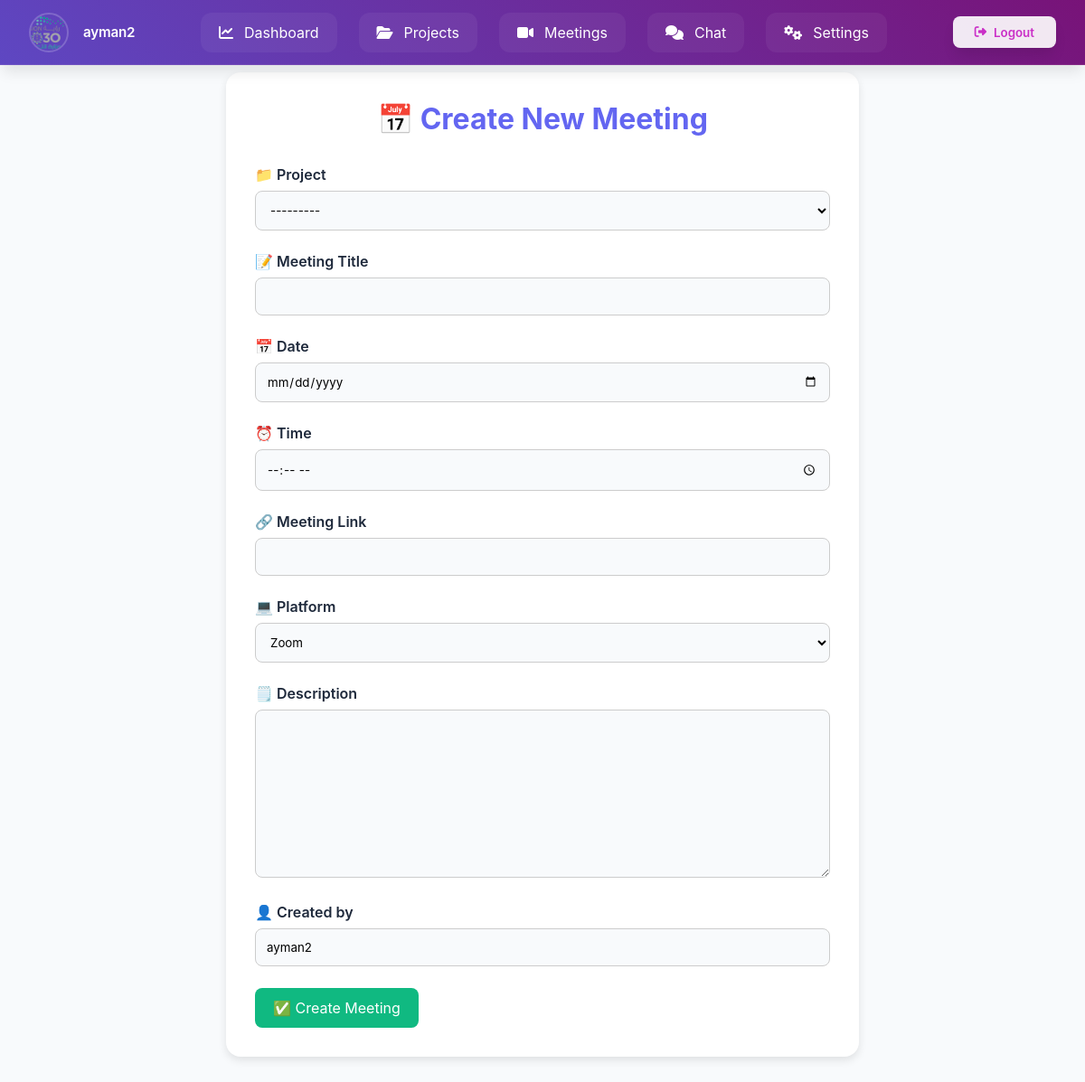
Page /meetings/create/ (signed in) on the committed database.
### users/models.py (models this page shows, shortened)
class CustomUser(AbstractUser):
    phone_regex = RegexValidator(
        regex=r'^05\d{8}$',
        message="رقم الجوال يجب أن يبدأ بـ 05 ويحتوي على 10 أرقام فقط."
    )
    phone_number = models.CharField(
        max_length=10,
        unique=True,
        validators=[phone_regex],
        help_text="رقم الجوال يجب أن يبدأ بـ 05 ويكون مكونًا من 10 أرقام."
    )
    ROLE_CHOICES = [
        ('member', 'Member'),  # العضو العادي
        ('expert', 'Expert')   # الخبير
    ]
    role = models.CharField(
    max_length=10,
    choices=ROLE_CHOICES,
    default='member'
    )
    profile_image = models.ImageField(
    upload_to='profile_pics/',
    default='profile_pics/p.png',  # تعيين صورة افتراضية عند إنشاء الحساب
    blank=True,
    null=True
    )
    groups = models.ManyToManyField(
        'auth.Group',
        related_name='custom_user_groups',
        blank=True
    )
    user_permissions = models.ManyToManyField(
        'auth.Permission',
        related_name='custom_user_permissions',
        blank=True
    )

### meetings/views.py (the view)
# urls.py: path('create/', views.create_meeting, name='create_meeting'),  # ✅ إنشاء اجتماع جديد
@login_required
def create_meeting(request):
    if request.user.role != 'member':
        messages.warning(request, "Only members are allowed to create meetings.")
        return redirect('meeting_list')
    project_id = request.GET.get('project')
    project = get_object_or_404(Project, id=project_id) if project_id else None
    team_members = []
    if project:
        team_members = project.members.all()
    selected_participants = request.POST.getlist('participants') if request.method == 'POST' else []
    if request.method == 'POST':
        form = ManualMeetingForm(request.POST, user=request.user)
        if form.is_valid():
            meeting = form.save(commit=False)
            if not meeting.project:
                meeting.project = project
            meeting.created_by = request.user
            meeting.save()
            participants = form.cleaned_data['participants']
            meeting.participants.set(participants)
            form.save_m2m()
            messages.success(request, "Meeting created successfully.")
            return redirect('meeting_list')
    else:
        form = ManualMeetingForm(request.GET or None, initial={'project': project}, user=request.user)
    return render(request, 'create_meeting.html', {
        'form': form,
        'project': project,
        'team_members': team_members,
        'selected_participants': selected_participants,  # ✅ التمرير للقالب
    })

### meetings/forms.py (shortened to what this page needs)
class ManualMeetingForm(forms.ModelForm):
    participants = forms.ModelMultipleChoiceField(
        queryset=CustomUser.objects.none(),
        widget=forms.CheckboxSelectMultiple,
        required=False,
        label="Select Participants"
    )
    class Meta:
        model = Meeting
        fields = ['project', 'title', 'date', 'time', 'meeting_link', 'platform', 'description', 'participants']
        widgets = {
            'date': forms.DateInput(attrs={'type': 'date'}),
            'time': forms.TimeInput(attrs={'type': 'time'}),
        }
    def __init__(self, *args, **kwargs):
        self.user = kwargs.pop('user', None)
        super().__init__(*args, **kwargs)
        if self.user:
            self.fields['project'].queryset = Project.objects.filter(owner=self.user)
        self.fields['project'].required = True

### projects/models.py (called while the page is built)
    def __str__(self):
        return self.name

### templates/create_meeting.html (shortened to what this page needs)
<!DOCTYPE html>
<html lang="en">
<head>
</head>
<body>
    {% include 'navbar.html' %}
    <div class="container">
        <h1>📅 Create New Meeting</h1>
        <form method="POST">
            <div class="form-group">
                <label for="id_project">📁 Project</label>
                {{ form.project }}
            </div>
            <div class="form-group">
                <label for="id_title">📝 Meeting Title</label>
                {{ form.title }}
            </div>
            <div class="form-group">
                <label for="id_date">📅 Date</label>
                {{ form.date }}
            </div>
            <div class="form-group">
                <label for="id_time">⏰ Time</label>
                {{ form.time }}
            </div>
            <div class="form-group">
                <label for="id_meeting_link">🔗 Meeting Link</label>
                {{ form.meeting_link }}
            </div>
            <div class="form-group">
                <label for="id_platform">💻 Platform</label>
                {{ form.platform }}
            </div>
            <div class="form-group">
                <label for="id_description">🗒️ Description</label>
                {{ form.description }}
            </div>
            <div class="form-group">
                <label>👤 Created by</label>
                <input type="text" value="{{ request.user.get_full_name|default:request.user.username }}" readonly>
            </div>
            <button type="submit" class="btn-submit">✅ Create Meeting</button>
        </form>
    </div>
    </body>
</html>

### templates/navbar.html (shortened to what this page needs)
<!DOCTYPE html>
<html lang="en">
<head>
    <link rel="stylesheet" href="https://cdnjs.cloudflare.com/ajax/libs/font-awesome/6.4.2/css/all.min.css">
</head>
<body>
    <nav class="navbar">
        <div class="profile">
            <img src="{{ user.profile_image.url }}"
                 class="profile__image"
                 onerror="this.onerror=null; this.src='/media/profile_pics/p.png';"
                 alt="User profile">
            <span class="profile__name">{{ user.username }}</span>
        </div>
        <div class="nav-links">
            <a href="{% url 'dashboard' %}" class="nav-link">
                <i class="fas fa-chart-line"></i>
                <span>Dashboard</span>
            </a>
            <a href="{% url 'projects_list' %}" class="nav-link">
                <i class="fas fa-folder-open"></i>
                <span>Projects</span>
            </a>
            <a href="{% url 'meeting_list' %}" class="nav-link">
                <i class="fas fa-video"></i>
                <span>Meetings</span>
            </a>
            <a href="{% url 'chat_list' %}" class="nav-link">
                <i class="fas fa-comments"></i>
                <span>Chat</span>
            </a>
            <a href="{% url 'settings' %}" class="nav-link">
                <i class="fas fa-cogs"></i>
                <span>Settings</span>
            </a>
        </div>
        <form id="logout-form" action="{% url 'logout' %}" method="post">
            <button type="submit" class="logout">
                <i class="fas fa-sign-out-alt"></i>
                <span class="logout__text">Logout</span>
            </button>
        </form>
    </nav>
</body>
</html>

### templates/create_meeting.html (style rules this page uses)
:root { --primary: #6366f1; --success: #10b981; --danger: #ef4444; --dark: #1e293b; --light: #f8fafc; }
body { font-family: 'Segoe UI', system-ui, sans-serif; background: #f1f5f9; margin: 0; padding: 0; color: var(--dark); }
.container { max-width: 700px; margin: 80px auto; background: white; padding: 2rem; border-radius: 1rem; box-shadow: 0 4px 10px rgba(0,0,0,0.1); }
h1 { color: var(--primary); text-align: center; margin-bottom: 2rem; }
form .form-group { margin-bottom: 1.5rem; }
label { font-weight: 600; display: block; margin-bottom: 8px; }
input, select, textarea { width: 100%; padding: 12px; border: 1px solid #ccc; border-radius: 8px; background: var(--light); transition: all 0.3s ease; }
.btn-submit { background: var(--success); color: white; padding: 12px 20px; border: none; border-radius: 8px; font-size: 16px; cursor: pointer; transition: all 0.3s ease; }

### templates/navbar.html (style rules this page uses)
:root { --primary-500: #9625af; --primary-600: #ca2fc7; --surface-100: #f8fafc; --surface-900: #0f172a; --text-primary: #1e293b; --text-inverse: #ffffff; --transition-default: 300ms cubic-bezier(0.4, 0, 0.2, 1); --shadow-lg: 0 10px 15px -3px rgba(0, 0, 0, 0.1); }
* { margin: 0; padding: 0; box-sizing: border-box; font-family: 'Inter', system-ui, sans-serif; }
body { background-color: var(--surface-100); color: var(--text-primary); }
.navbar { position: fixed; top: 0; left: 0; width: 100%; height: 72px; display: flex; align-items: center; justify-content: space-between; padding: 0 2rem; background: linear-gradient(45deg, #5e47c2, #781378); backdrop-filter: blur(12px); box-shadow: var(--shadow-lg); z-index: 1000; border-bottom: 1px solid rgba(255, 255, 255, 0.1); }
.profile { display: flex; align-items: center; gap: 1rem; color: var(--text-inverse); position: relative; }
.profile__image { width: 44px; height: 44px; border-radius: 50%; object-fit: cover; border: 2px solid rgba(255, 255, 255, 0.2); transition: transform var(--transition-default); }
.profile__name { font-weight: 600; font-size: 0.95rem; letter-spacing: -0.2px; }
.nav-links { display: flex; gap: 1.5rem; align-items: center; transition: transform var(--transition-default); }
.nav-link { color: var(--text-inverse); text-decoration: none; padding: 0.75rem 1.25rem; border-radius: 0.75rem; display: flex; align-items: center; gap: 0.75rem; position: relative; background: rgba(255, 255, 255, 0.05); transition: all var(--transition-default); }
.nav-link::after { content: ''; position: absolute; bottom: 0; left: 50%; width: 0; height: 2px; background: var(--text-inverse); transition: all var(--transition-default); }
.logout { background: rgba(255, 255, 255, 0.9); color: var(--primary-600); border: none; padding: 0.6rem 1.5rem; border-radius: 0.5rem; display: flex; align-items: center; gap: 0.5rem; cursor: pointer; transition: all var(--transition-default); font-weight: 600; box-shadow: var(--shadow-lg); }

### rows in the picture
CustomUser: profile_image (picture), username "ayman2", user.get_full_name "ayman2"
